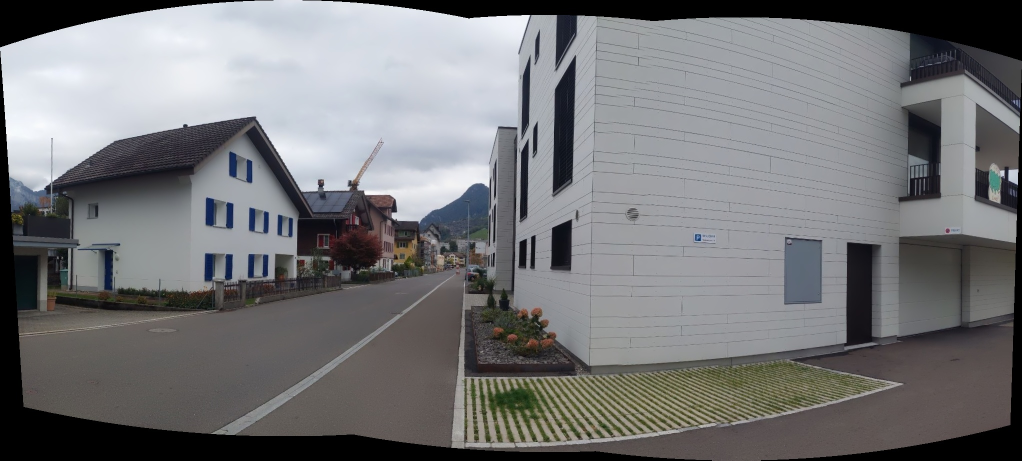
#> input picture examples/panorama.jpg, 2044 x 921 px (shown at 1/2 size)
$ jupyter execute example.ipynb   (shell and % lines are left out)
#> lines starting #> are read from the running program, lines starting #| are printed output that depends on the picture; after the words box and inside, x2 and y2 are one past the last pixel; in counts of white or black regions, pixels touching at a corner belong together
#> further down, img is the input picture: shape (921, 2044, 3); mean B, G, R 119.5, 117.7, 117.2
### crop_stitcher.py
import cv2
import numpy as np


def _largest_rect_in_histogram(heights):
    """Largest rectangle in a histogram. Returns (area, start_col, width, height)."""
    stack = []  # (start_index, height)
    best = (0, 0, 0, 0)
    for i, h in enumerate(list(heights) + [0]):
        start = i
        while stack and stack[-1][1] >= h:
            s, sh = stack.pop()
            area = sh * (i - s)
            if area > best[0]:
                best = (area, s, i - s, sh)
            start = s
        stack.append((start, h))
    return best


def largest_inscribed_rect(mask):
    """
    Largest axis-aligned rectangle containing only True pixels in `mask`.
    Returns (x, y, w, h).
    """
    h_img, w_img = mask.shape
    heights = np.zeros(w_img, dtype=np.int32)
    best_area, best = 0, (0, 0, 0, 0)
    for row in range(h_img):
        heights = np.where(mask[row], heights + 1, 0)
        area, x, w, h = _largest_rect_in_histogram(heights)
        if area > best_area:
            best_area = area
            best = (x, row - h + 1, w, h)
    return best


def crop_stitcher(pano, black_thresh=1, max_dim=600, smooth_ksize=5, margin=0):
    """
    Crop black borders from a stitched panorama, even if it is curved or skewed.

    Parameters
    ----------
    pano : np.ndarray
        BGR (or grayscale) stitched image.
    black_thresh : int
        Pixels with intensity < black_thresh are treated as empty.
    max_dim : int
        The search runs on a downscaled mask for speed; the result is scaled
        back to full resolution.
    smooth_ksize : int
        Kernel size used to remove speckles and fill pinholes in the mask.
    margin : int
        Extra pixels trimmed from every side of the result (full-res pixels),
        useful to remove ragged blended edges.

    Returns
    -------
    cropped : np.ndarray
        Cropped image.
    (x, y, w, h) : tuple
        The crop rectangle in the original image's coordinates.
    """
#> called with black_thresh = 5, max_dim = 600, smooth_ksize = 5, margin = 0
    gray = pano if pano.ndim == 2 else cv2.cvtColor(pano, cv2.COLOR_BGR2GRAY)
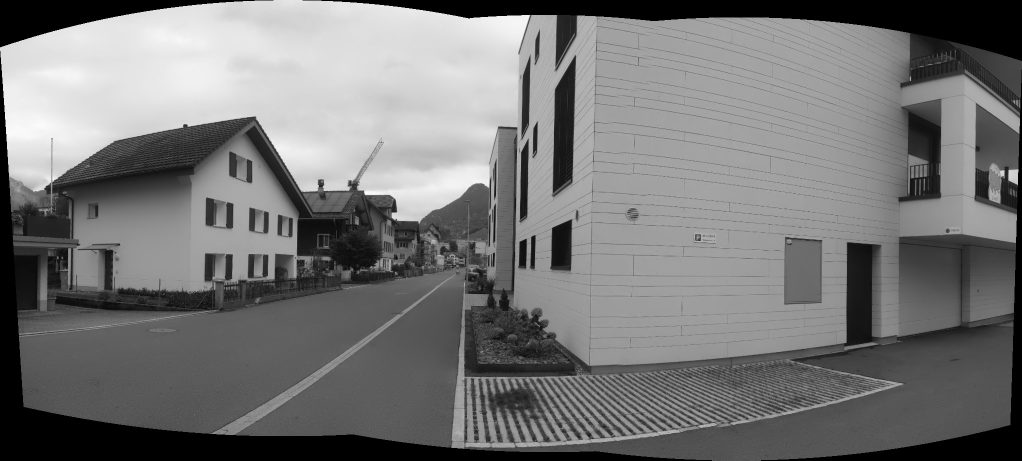
#> gray: shape (921, 2044) (shown at 1/2 size); min 0, max 252, mean 118.1
    H, W = gray.shape
#> H = 921; W = 2044

    # Valid-pixel mask
    mask = (gray >= black_thresh).astype(np.uint8) * 255
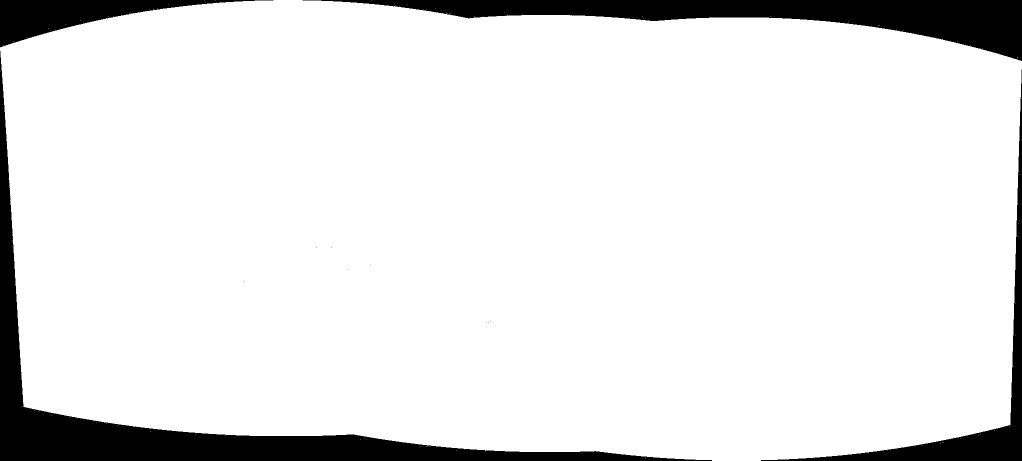
#> mask: shape (921, 2044) (shown at 1/2 size); 90.5% white; 12 black regions (8 under 20 px), largest, box (x1, y1, x2, y2) and area: (0, 102, 1424, 921) 79260, (605, 0, 2044, 122) 58964, (1522, 139, 2044, 921) 23100, (0, 0, 547, 95) 18050

    # Clean up: close pinholes, then open to remove thin black/white fringes
    k = cv2.getStructuringElement(cv2.MORPH_RECT, (smooth_ksize, smooth_ksize))
    mask = cv2.morphologyEx(mask, cv2.MORPH_CLOSE, k)
#> mask: shape (921, 2044); 90.5% white; 6 black regions, box (x1, y1, x2, y2) and area: (0, 143, 1369, 921) 78967, (666, 0, 2044, 121) 58772, (1578, 198, 2044, 921) 22824, (0, 0, 430, 94) 17664, (431, 0, 486, 5) 220, (0, 128, 3, 142) 42
    mask = cv2.morphologyEx(mask, cv2.MORPH_OPEN, k)
#> mask: shape (921, 2044); 90.5% white; 4 black regions

    # Keep only the largest connected region and fill its interior holes
    cnts, _ = cv2.findContours(mask, cv2.RETR_EXTERNAL, cv2.CHAIN_APPROX_SIMPLE)
#> cnts = 1 contour; box (x1, y1, x2, y2) and area: (0, 0, 2044, 921) 1701095
    if not cnts:
        return pano.copy(), (0, 0, W, H)
    filled = np.zeros_like(mask)
    cv2.drawContours(filled, [max(cnts, key=cv2.contourArea)], -1, 255, -1)

    # Downscale for speed (INTER_NEAREST keeps it binary)
    scale = min(1.0, max_dim / max(H, W))
#> scale = 0.294
    small = cv2.resize(filled, None, fx=scale, fy=scale,
                       interpolation=cv2.INTER_NEAREST) if scale < 1.0 else filled
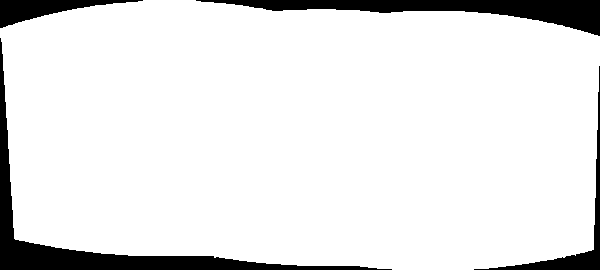
#> small: shape (270, 600); 90.6% white; 4 black regions, box (x1, y1, x2, y2) and area: (0, 38, 392, 270) 6591, (196, 0, 600, 36) 5262, (474, 66, 600, 270) 1741, (0, 0, 143, 28) 1628

    # Erode slightly so the downscaled rectangle never touches an edge pixel
    small = cv2.erode(small, np.ones((3, 3), np.uint8))
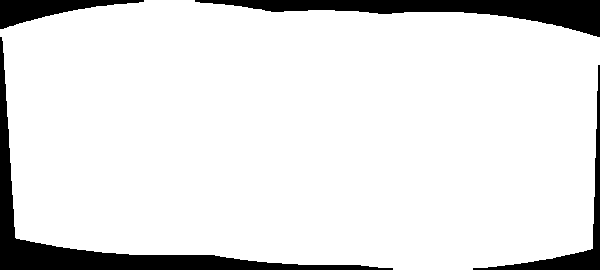
#> small: shape (270, 600); 89.6% white; 4 black regions, box (x1, y1, x2, y2) and area: (0, 37, 393, 270) 7218, (195, 0, 600, 37) 5711, (473, 65, 600, 270) 2075, (0, 0, 144, 29) 1800

    x, y, w, h = largest_inscribed_rect(small > 0)
#> the loop in largest_inscribed_rect, `for row in range(h_img):` made 270 passes
#> (area, x, w, h, best_area) on passes 1 to 12: (51, 144, 51, 1, 51), (102, 144, 51, 2, 102), (153, 144, 51, 3, 153), (204, 144, 51, 4, 204), (255, 144, 51, 5, 255), (306, 144, 51, 6, 306), (357, 144, 51, 7, 357), (444, 114, 111, 4, 444), (555, 114, 111, 5, 555), (666, 114, 111, 6, 666), (777, 114, 111, 7, 777), (889, 107, 127, 7, 889)
#> (area, x, w, h, best_area) on pass 100: (40922, 9, 553, 74, 40922)
#> after the loop in largest_inscribed_rect, `for row in range(h_img):`: best = (16, 35, 577, 204); best_area = 117708; heights = 600 values, max 258 at index 404, min 0 at index 0, mean 34.37
#> x = 16; y = 35; w = 577; h = 204

    # Scale back to full resolution
    x, y = int(x / scale), int(y / scale)
#> x = 54; y = 119
    w, h = int(np.ceil(w / scale)), int(np.ceil(h / scale))
#> w = 1966; h = 695

    # Apply margin and clamp
    x, y = x + margin, y + margin
    w, h = w - 2 * margin, h - 2 * margin
    x, y = max(x, 0), max(y, 0)
    w, h = min(w, W - x), min(h, H - y)

    # Refine at full resolution: shrink until the rect has no empty pixels
    full_valid = filled > 0
#> full_valid: shape (921, 2044) bool; 90.5% white; 4 black regions, box (x1, y1, x2, y2) and area: (0, 128, 1369, 921) 79060, (666, 0, 2044, 121) 58833, (1578, 198, 2044, 921) 22870, (0, 0, 486, 94) 17912
    while w > 1 and h > 1 and not full_valid[y:y + h, x:x + w].all():
        x, y, w, h = x + 1, y + 1, w - 2, h - 2
#> this loop made 0 passes

    return pano[y:y + h, x:x + w], (x, y, w, h)


# [11 lines that do not run on import are left out]

### example.ipynb
[cell 1]
# Import Libraries
import cv2
from crop_stitcher import crop_stitcher
import matplotlib.pyplot as plt

[cell 2]
# Read Images
img = cv2.imread("examples/panorama.jpg")

# Convert BGR to RGB (cv2 reads images in BGR format)
img = cv2.cvtColor(img, cv2.COLOR_BGR2RGB)

cropped, (x, y, w, h) = crop_stitcher(img, black_thresh=5)
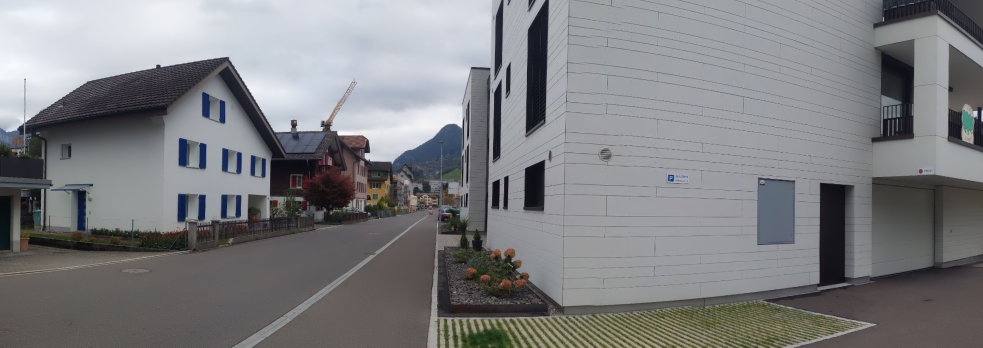
#> cropped: shape (695, 1966, 3) (shown at 1/2 size); mean R, G, B 125.6, 126.2, 128.6
#> x = 54; y = 119; w = 1966; h = 695

# Display Cropped Image
plt.figure(figsize=[30, 10])
plt.imshow(cropped)

[cell 3]
# Optional: draw the detected rectangle (like the second image above)
img_copy = img.copy()
img_copy = cv2.rectangle(img_copy, (x, y), (x + w - 1, y + h - 1), (255, 0, 0), 4)
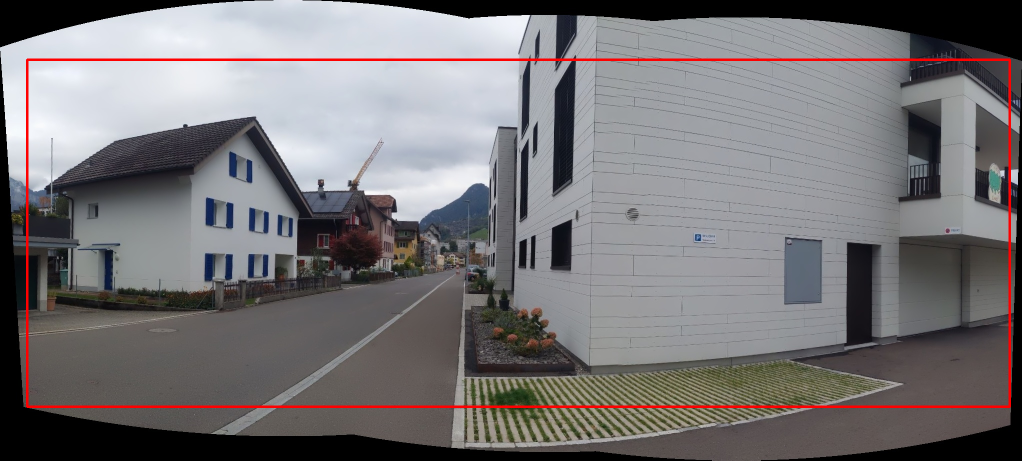
#> img_copy: shape (921, 2044, 3) (shown at 1/2 size); mean R, G, B 119, 115.9, 117.7

# Display Detected Rectangle
plt.figure(figsize=[30, 10])
plt.imshow(img_copy)
